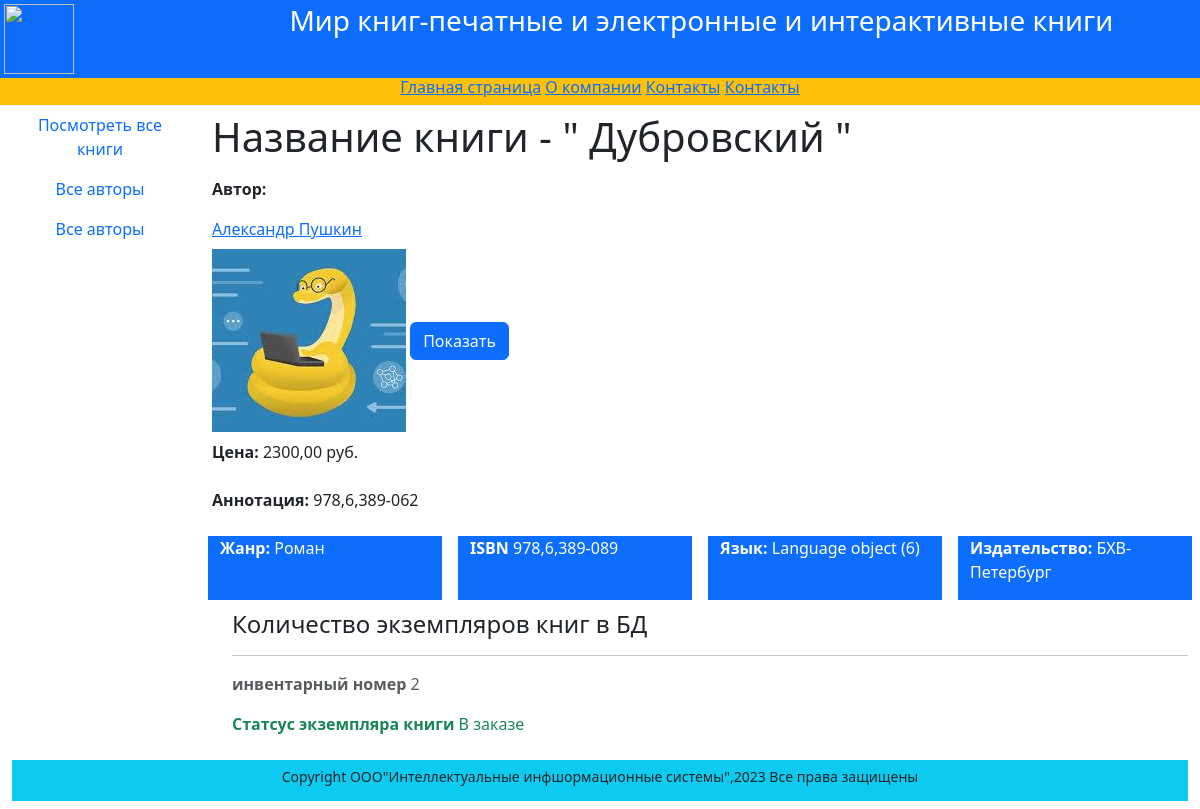
The page /books/2/ on the database its author committed.
### catalog/models.py (models this page shows, shortened)
class Book(models.Model):
    title = models.CharField(max_length=200,
                             help_text='Введите название книги',
                             verbose_name='Название книги')
    genre = models.ForeignKey('Genre',on_delete=models.CASCADE,help_text='Выберите жанр для книги',
                            verbose_name ='Жанр книги',null=True)
    language = models.ForeignKey('Language',on_delete = models.CASCADE,
                             help_text ='Выберите  язык книги',
                             verbose_name ='Язык книги',null=True)
    publisher = models.ForeignKey('Publisher',on_delete= models.CASCADE ,help_text='Выберите  издательство',
                                                    verbose_name='Издательство',null=True)
    year = models.CharField(max_length=4,
                            help_text='Введите год издания',
                            verbose_name='Год издания')
    author = models.ManyToManyField('Author',
                                help_text='Выберите автора(авторов)',
                                verbose_name='Автор (авторы) книги')
    summary = models.TextField(max_length=1000,help_text='Введите краткое описание книги',
                               verbose_name='Аннотация книги')
    isbn = models.CharField(max_length=13,
                            help_text='Должно содержать 13 символов',
                            verbose_name='ISBN книги')
    price = models.DecimalField(decimal_places=2,max_digits=7,
                                help_text='Введите цену книги',
                                verbose_name='Цена (руб.)')
    photo = models.ImageField(upload_to='images',
                              help_text='Введите изображение обложки',
                              verbose_name='Изображение обложки',
                              null=True , blank=True ,
                              default="images/2.jpeg")
    def display_author(self):
        return ','.join([author.last_name for author in
                         self.author.all()])
    display_author.short_description = 'Авторы'

class Author(models.Model):
    first_name = models.CharField(max_length=100,help_text='Введите имя автора',
                                  verbose_name='Имя автора')
    last_name = models.CharField(max_length=100,help_text='Введите фамилию автора',
                                 verbose_name='Фамимлия атора')
    data_of_birth = models.DateField(help_text='Введите дату рождения',
                                  verbose_name='Дата рождения',
                                  null=True)
    about = models.TextField(help_text='Введите сведения об авторе',
                             verbose_name='Сведения об авторе')
    photo = models.ImageField(upload_to='images',
                              help_text='Введите фото автора',
                              verbose_name='Фото автора',
                              null=True , blank=True, default='images/2.jpeg')

class Genre(models.Model):
    name = models.CharField(max_length=200,help_text='Введите жанр крниги',
                            verbose_name='Жанр книги')
    def __str__(self):
        return self.name

class Language(models.Model):
    name  = models.CharField(max_length=20,
                             help_text='Введите язык книги',
                             verbose_name='Язык книги')

class Publisher(models.Model):
    name =models.CharField(max_length=20,help_text='Введите наименование издательства',
                           verbose_name='Издательство')
    def __str__(self):
        return self.name

class BookInstance(models.Model):
    book = models.ForeignKey('Book',
                             on_delete=models.CASCADE,null=True)
    inv_nom = models.CharField(max_length=20,null=True,
                               help_text='Введите инвентарный',
                               verbose_name='Инвертарный номер')
    status = models.ForeignKey('Status',on_delete=models.CASCADE,
                               null=True,
                               help_text=' Изменить состояние экземпляра',
                               verbose_name='Стаеус экземпляра книги')
    due_back = models.DateField(null=True,
                                blank=True,
                                help_text='Введите конец срока статуса',
                                verbose_name='Дата окончания статуса')
    class  Meta:
        ordering = ['due_back']

class Status(models.Model):
    name = models.CharField(max_length=20,
                                help_text='Введите статус экземпляра книги',
                                verbose_name='Статус экземпляра книги')
    def __str__(self):
        return self.name

### catalog/views.py (the view)
# urls.py: path('books/<int:pk>/', views.BookDetailView.as_view(), name='book-detail'),
class BookDetailView(DetailView):
    model = Book
    context_object_name = 'book'

### catalog/templates/catalog/book_detail.html
{% extends "catalog/base.html" %}
{% block content %}
<div class="container text-start">
    <div class="row my-2">
        <h1> Название книги - " {{ book.title }} "</h1>
    </div>
    <div class="row my-2">
        <p><strong>Автор:</strong></p>
        {% for author in book.author.all %}
        <a href="/authors/{{author.id}}"> {{ author.first_name }} {{ author.last_name }}</a>
        {% endfor %}
    </div>
    <img src="{{ book.photo.url }}" alt="connect" style="max-height:200px">
    <a href="{{ book.photo.url }}" class="btn btn-primary" target="_blank">Показать</a>
    <div class="row my-2">
        <div class="col">
            <p><strong>Цена:</strong> {{ book.price }} руб. </p>
        </div>
    </div>
    <div class="row my-2">
        <p><strong>Аннотация:</strong> {{ book.summary }} </p>
    </div>
    <div class="row my-2">
        <div class="col mx-2 bg-primary text-white">
            <p><strong>Жанр:</strong> {{ book.genre}} </p>
        </div>
    <div class="col mx-2 bg-primary text-white">
            <p><strong>ISBN</strong> {{ book.isbn }} </p>
    </div>
    <div class="col mx-2 bg-primary text-white">
            <p><strong>Язык:</strong> {{ book.language }} </p>
    </div>
    <div class="col mx-2 bg-primary text-white">
            <p><strong>Издательство:</strong> {{ book.publisher }} </p>
    </div>
    </div>
    <div style="margin-left:20px; margin-top:10px">
        <h4>Количество экземпляров книг в БД</h4>
        {% for copy in book.bookinstance_set.all %}
        <hr>
        <p class="text-muted">
            <strong>инвентарный номер</strong> {{ copy.id }}
        </p>
        <p class="text-success">
            <strong>Статсус экземпляра книги</strong> {{ copy.status }}
        </p>
        {% endfor %}
    </div>
</div>
{% endblock %}

### rows shown on the page
Book: title "Дубровский", photo (picture), price "2300,00", summary "978,6,389-062", genre "Роман", isbn "978,6,389-089", language "Language object (6)", publisher "БХВ-Петербург"
Author: first_name "Александр", last_name "Пушкин"
BookInstance: id "2", status "В заказе"
